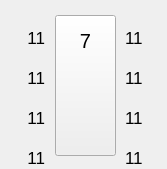
      <widget class="QWidget" name="widget_dispen_7" native="true">
       <property name="geometry">
        <rect>
         <x>5</x>
         <y>180</y>
         <width>167</width>
         <height>169</height>
        </rect>
       </property>
       <property name="minimumSize">
        <size>
         <width>0</width>
         <height>0</height>
        </size>
       </property>
       <property name="font">
        <font>
         <stylestrategy>PreferAntialias</stylestrategy>
        </font>
       </property>
       <widget class="QLabel" name="label_gun_7_2">
        <property name="geometry">
         <rect>
          <x>128</x>
          <y>5</y>
          <width>25</width>
          <height>25</height>
         </rect>
        </property>
        <property name="font">
         <font>
          <stylestrategy>PreferAntialias</stylestrategy>
         </font>
        </property>
        <property name="styleSheet">
         <string notr="true">border-image: url(:/picture/gasgun_green_R.png);</string>
        </property>
        <property name="text">
         <string/>
        </property>
       </widget>
       <widget class="QLabel" name="label_gun_7_4">
        <property name="geometry">
         <rect>
          <x>128</x>
          <y>45</y>
          <width>25</width>
          <height>25</height>
         </rect>
        </property>
        <property name="font">
         <font>
          <stylestrategy>PreferAntialias</stylestrategy>
         </font>
        </property>
        <property name="styleSheet">
         <string notr="true">border-image: url(:/picture/gasgun_green_R.png);</string>
        </property>
        <property name="text">
         <string/>
        </property>
       </widget>
       <widget class="QLabel" name="label_dispen_7">
        <property name="geometry">
         <rect>
          <x>45</x>
          <y>10</y>
          <width>81</width>
          <height>151</height>
         </rect>
        </property>
        <property name="font">
         <font>
          <stylestrategy>PreferAntialias</stylestrategy>
         </font>
        </property>
        <property name="styleSheet">
         <string notr="true">border-image: url(:/picture/jiayouji.png);</string>
        </property>
        <property name="text">
         <string/>
        </property>
       </widget>
       <widget class="QLabel" name="label_gun_7_3">
        <property name="geometry">
         <rect>
          <x>14</x>
          <y>45</y>
          <width>25</width>
          <height>25</height>
         </rect>
        </property>
        <property name="font">
         <font>
          <stylestrategy>PreferAntialias</stylestrategy>
         </font>
        </property>
        <property name="styleSheet">
         <string notr="true">border-image: url(:/picture/gasgun_green_L.png);</string>
        </property>
        <property name="text">
         <string/>
        </property>
       </widget>
       <widget class="QLabel" name="label_gun_7_1">
        <property name="geometry">
         <rect>
          <x>14</x>
          <y>5</y>
          <width>25</width>
          <height>25</height>
         </rect>
        </property>
        <property name="font">
         <font>
          <stylestrategy>PreferAntialias</stylestrategy>
         </font>
        </property>
        <property name="styleSheet">
         <string notr="true">border-image: url(:/picture/gasgun_green_L.png);</string>
        </property>
        <property name="text">
         <string/>
        </property>
       </widget>
       <widget class="QToolButton" name="toolButton_dispen_7">
        <property name="geometry">
         <rect>
          <x>55</x>
          <y>15</y>
          <width>61</width>
          <height>141</height>
         </rect>
        </property>
        <property name="font">
         <font>
          <stylestrategy>PreferAntialias</stylestrategy>
         </font>
        </property>
        <property name="styleSheet">
         <string notr="true">border-image: url(:/picture/touming.png);</string>
        </property>
        <property name="text">
         <string/>
        </property>
       </widget>
       <widget class="QLabel" name="label_gun_7_4u">
        <property name="geometry">
         <rect>
          <x>128</x>
          <y>45</y>
          <width>25</width>
          <height>25</height>
         </rect>
        </property>
        <property name="font">
         <font>
          <stylestrategy>PreferAntialias</stylestrategy>
         </font>
        </property>
        <property name="styleSheet">
         <string notr="true">border-image: url(:/picture/gasgun_blue_R.png);</string>
        </property>
        <property name="text">
         <string/>
        </property>
       </widget>
       <widget class="QLabel" name="label_gun_7_3u">
        <property name="geometry">
         <rect>
          <x>14</x>
          <y>45</y>
          <width>25</width>
          <height>25</height>
         </rect>
        </property>
        <property name="font">
         <font>
          <stylestrategy>PreferAntialias</stylestrategy>
         </font>
        </property>
        <property name="styleSheet">
         <string notr="true">border-image: url(:/picture/gasgun_blue_L.png);</string>
        </property>
        <property name="text">
         <string/>
        </property>
       </widget>
       <widget class="QLabel" name="label_gun_7_2u">
        <property name="geometry">
         <rect>
          <x>128</x>
          <y>5</y>
          <width>25</width>
          <height>25</height>
         </rect>
        </property>
        <property name="font">
         <font>
          <stylestrategy>PreferAntialias</stylestrategy>
         </font>
        </property>
        <property name="styleSheet">
         <string notr="true">border-image: url(:/picture/gasgun_blue_R.png);</string>
        </property>
        <property name="text">
         <string/>
        </property>
       </widget>
       <widget class="QLabel" name="label_gun_7_1u">
        <property name="geometry">
         <rect>
          <x>14</x>
          <y>5</y>
          <width>25</width>
          <height>25</height>
         </rect>
        </property>
        <property name="font">
         <font>
          <stylestrategy>PreferAntialias</stylestrategy>
         </font>
        </property>
        <property name="styleSheet">
         <string notr="true">border-image: url(:/picture/gasgun_blue_L.png);</string>
        </property>
        <property name="text">
         <string/>
        </property>
       </widget>
       <widget class="QLabel" name="label_gun_7_5">
        <property name="geometry">
         <rect>
          <x>14</x>
          <y>85</y>
          <width>25</width>
          <height>25</height>
         </rect>
        </property>
        <property name="font">
         <font>
          <stylestrategy>PreferAntialias</stylestrategy>
         </font>
        </property>
        <property name="styleSheet">
         <string notr="true">border-image: url(:/picture/gasgun_green_L.png);</string>
        </property>
        <property name="text">
         <string/>
        </property>
       </widget>
       <widget class="QLabel" name="label_gun_7_6">
        <property name="geometry">
         <rect>
          <x>128</x>
          <y>85</y>
          <width>25</width>
          <height>25</height>
         </rect>
        </property>
        <property name="font">
         <font>
          <stylestrategy>PreferAntialias</stylestrategy>
         </font>
        </property>
        <property name="styleSheet">
         <string notr="true">border-image: url(:/picture/gasgun_green_R.png);</string>
        </property>
        <property name="text">
         <string/>
        </property>
       </widget>
       <widget class="QLabel" name="label_gun_7_5u">
        <property name="geometry">
         <rect>
          <x>14</x>
          <y>85</y>
          <width>25</width>
          <height>25</height>
         </rect>
        </property>
        <property name="font">
         <font>
          <stylestrategy>PreferAntialias</stylestrategy>
         </font>
        </property>
        <property name="styleSheet">
         <string notr="true">border-image: url(:/picture/gasgun_blue_L.png);</string>
        </property>
        <property name="text">
         <string/>
        </property>
       </widget>
       <widget class="QLabel" name="label_gun_7_6u">
        <property name="geometry">
         <rect>
          <x>128</x>
          <y>85</y>
          <width>25</width>
          <height>25</height>
         </rect>
        </property>
        <property name="font">
         <font>
          <stylestrategy>PreferAntialias</stylestrategy>
         </font>
        </property>
        <property name="styleSheet">
         <string notr="true">border-image: url(:/picture/gasgun_blue_R.png);</string>
        </property>
        <property name="text">
         <string/>
        </property>
       </widget>
       <widget class="QLabel" name="label_gun_7_7u">
        <property name="geometry">
         <rect>
          <x>14</x>
          <y>125</y>
          <width>25</width>
          <height>25</height>
         </rect>
        </property>
        <property name="font">
         <font>
          <stylestrategy>PreferAntialias</stylestrategy>
         </font>
        </property>
        <property name="styleSheet">
         <string notr="true">border-image: url(:/picture/gasgun_blue_L.png);</string>
        </property>
        <property name="text">
         <string/>
        </property>
       </widget>
       <widget class="QLabel" name="label_gun_7_8u">
        <property name="geometry">
         <rect>
          <x>128</x>
          <y>125</y>
          <width>25</width>
          <height>25</height>
         </rect>
        </property>
        <property name="font">
         <font>
          <stylestrategy>PreferAntialias</stylestrategy>
         </font>
        </property>
        <property name="styleSheet">
         <string notr="true">border-image: url(:/picture/gasgun_blue_R.png);</string>
        </property>
        <property name="text">
         <string/>
        </property>
       </widget>
       <widget class="QLabel" name="label_gun_7_7">
        <property name="geometry">
         <rect>
          <x>14</x>
          <y>125</y>
          <width>25</width>
          <height>25</height>
         </rect>
        </property>
        <property name="font">
         <font>
          <stylestrategy>PreferAntialias</stylestrategy>
         </font>
        </property>
        <property name="styleSheet">
         <string notr="true">border-image: url(:/picture/gasgun_green_L.png);</string>
        </property>
        <property name="text">
         <string/>
        </property>
       </widget>
       <widget class="QLabel" name="label_gun_7_8">
        <property name="geometry">
         <rect>
          <x>128</x>
          <y>125</y>
          <width>25</width>
          <height>25</height>
         </rect>
        </property>
        <property name="font">
         <font>
          <stylestrategy>PreferAntialias</stylestrategy>
         </font>
        </property>
        <property name="styleSheet">
         <string notr="true">border-image: url(:/picture/gasgun_green_R.png);</string>
        </property>
        <property name="text">
         <string/>
        </property>
       </widget>
       <widget class="QLabel" name="label_map_52">
        <property name="geometry">
         <rect>
          <x>10</x>
          <y>108</y>
          <width>35</width>
          <height>19</height>
         </rect>
        </property>
        <property name="font">
         <font>
          <pointsize>13</pointsize>
          <stylestrategy>PreferAntialias</stylestrategy>
         </font>
        </property>
        <property name="text">
         <string>11</string>
        </property>
        <property name="alignment">
         <set>Qt::AlignRight|Qt::AlignTrailing|Qt::AlignVCenter</set>
        </property>
       </widget>
       <widget class="QLabel" name="label_map_51">
        <property name="geometry">
         <rect>
          <x>125</x>
          <y>68</y>
          <width>35</width>
          <height>19</height>
         </rect>
        </property>
        <property name="font">
         <font>
          <pointsize>13</pointsize>
          <stylestrategy>PreferAntialias</stylestrategy>
         </font>
        </property>
        <property name="text">
         <string>11</string>
        </property>
       </widget>
       <widget class="QLabel" name="label_map_53">
        <property name="geometry">
         <rect>
          <x>125</x>
          <y>108</y>
          <width>35</width>
          <height>19</height>
         </rect>
        </property>
        <property name="font">
         <font>
          <pointsize>13</pointsize>
          <stylestrategy>PreferAntialias</stylestrategy>
         </font>
        </property>
        <property name="text">
         <string>11</string>
        </property>
       </widget>
       <widget class="QLabel" name="label_map_50">
        <property name="geometry">
         <rect>
          <x>10</x>
          <y>68</y>
          <width>35</width>
          <height>19</height>
         </rect>
        </property>
        <property name="font">
         <font>
          <pointsize>13</pointsize>
          <stylestrategy>PreferAntialias</stylestrategy>
         </font>
        </property>
        <property name="text">
         <string>11</string>
        </property>
        <property name="alignment">
         <set>Qt::AlignRight|Qt::AlignTrailing|Qt::AlignVCenter</set>
        </property>
       </widget>
       <widget class="QLabel" name="label_map_48">
        <property name="geometry">
         <rect>
          <x>10</x>
          <y>28</y>
          <width>35</width>
          <height>19</height>
         </rect>
        </property>
        <property name="font">
         <font>
          <pointsize>13</pointsize>
          <stylestrategy>PreferAntialias</stylestrategy>
         </font>
        </property>
        <property name="text">
         <string>11</string>
        </property>
        <property name="alignment">
         <set>Qt::AlignRight|Qt::AlignTrailing|Qt::AlignVCenter</set>
        </property>
       </widget>
       <widget class="QLabel" name="label_map_49">
        <property name="geometry">
         <rect>
          <x>125</x>
          <y>28</y>
          <width>35</width>
          <height>19</height>
         </rect>
        </property>
        <property name="font">
         <font>
          <pointsize>13</pointsize>
          <stylestrategy>PreferAntialias</stylestrategy>
         </font>
        </property>
        <property name="text">
         <string>11</string>
        </property>
       </widget>
       <widget class="QLabel" name="label_map_55">
        <property name="geometry">
         <rect>
          <x>125</x>
          <y>148</y>
          <width>35</width>
          <height>19</height>
         </rect>
        </property>
        <property name="font">
         <font>
          <pointsize>13</pointsize>
          <stylestrategy>PreferAntialias</stylestrategy>
         </font>
        </property>
        <property name="text">
         <string>11</string>
        </property>
       </widget>
       <widget class="QLabel" name="label_map_54">
        <property name="geometry">
         <rect>
          <x>10</x>
          <y>148</y>
          <width>35</width>
          <height>19</height>
         </rect>
        </property>
        <property name="font">
         <font>
          <pointsize>13</pointsize>
          <stylestrategy>PreferAntialias</stylestrategy>
         </font>
        </property>
        <property name="text">
         <string>11</string>
        </property>
        <property name="alignment">
         <set>Qt::AlignRight|Qt::AlignTrailing|Qt::AlignVCenter</set>
        </property>
       </widget>
       <widget class="QLabel" name="label_180">
        <property name="geometry">
         <rect>
          <x>75</x>
          <y>30</y>
          <width>21</width>
          <height>21</height>
         </rect>
        </property>
        <property name="font">
         <font>
          <pointsize>15</pointsize>
          <weight>50</weight>
          <bold>false</bold>
          <stylestrategy>PreferAntialias</stylestrategy>
         </font>
        </property>
        <property name="text">
         <string>7</string>
        </property>
        <property name="alignment">
         <set>Qt::AlignCenter</set>
        </property>
       </widget>
       <zorder>label_gun_7_2</zorder>
       <zorder>label_gun_7_4</zorder>
       <zorder>label_dispen_7</zorder>
       <zorder>label_gun_7_3</zorder>
       <zorder>label_gun_7_1</zorder>
       <zorder>toolButton_dispen_7</zorder>
       <zorder>label_gun_7_4u</zorder>
       <zorder>label_gun_7_3u</zorder>
       <zorder>label_gun_7_2u</zorder>
       <zorder>label_gun_7_1u</zorder>
       <zorder>label_gun_7_5</zorder>
       <zorder>label_gun_7_6</zorder>
       <zorder>label_gun_7_5u</zorder>
       <zorder>label_gun_7_6u</zorder>
       <zorder>label_gun_7_7</zorder>
       <zorder>label_gun_7_8</zorder>
       <zorder>label_gun_7_8u</zorder>
       <zorder>label_gun_7_7u</zorder>
       <zorder>label_map_52</zorder>
       <zorder>label_map_51</zorder>
       <zorder>label_map_53</zorder>
       <zorder>label_map_50</zorder>
       <zorder>label_map_48</zorder>
       <zorder>label_map_49</zorder>
       <zorder>label_map_55</zorder>
       <zorder>label_map_54</zorder>
       <zorder>label_180</zorder>
      </widget>
